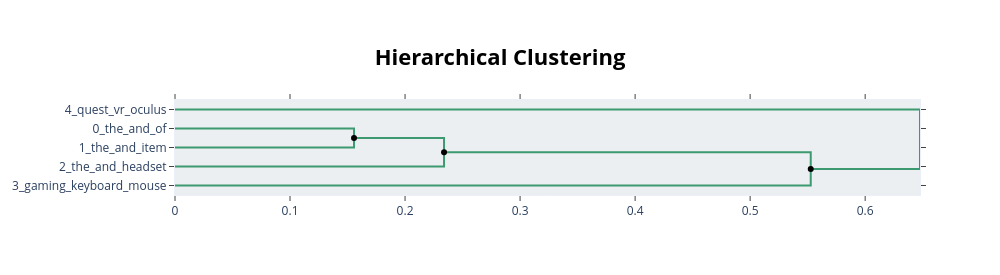

Notebook cell for this chart:
### Code cell
from scipy.cluster import hierarchy as sch
from bertopic import BERTopic
import numpy as np 
from sklearn.cluster import KMeans
from hdbscan import HDBSCAN

random_seed = np.random.seed(42)

cluster_model = KMeans(n_clusters=5,random_state=random_seed)
topic_model = BERTopic(embedding_model="all-MiniLM-L6-v2", hdbscan_model=cluster_model)
topics, probs = topic_model.fit_transform(metadata_filtered_df.source_text)

# Hierarchical topics
linkage_function = lambda x: sch.linkage(x, 'centroid', optimal_ordering=True)
mini_hierarchical_topics = topic_model.hierarchical_topics(metadata_filtered_df.source_text, linkage_function=linkage_function)

topic_model.visualize_hierarchy(hierarchical_topics=mini_hierarchical_topics)

### Figure 1 — Plotly figure (JSON) as saved in the notebook; plotly's stock layout.template omitted (floating-point values rounded to 4 significant figures)
{"data": [{"hoverinfo": "text", "marker": {"color": "rgb(61,153,112)"}, "mode": "lines", "text": ["the_and_of_to_in", "", "", "the_and_item_to_for"], "type": "scatter", "x": [0.0, 0.1556, 0.1556, 0.0], "xaxis": "x", "y": [-15.0, -15.0, -25.0, -25.0], "yaxis": "y"}, {"hoverinfo": "text", "marker": {"color": "rgb(61,153,112)"}, "mode": "lines", "text": ["the_and_of_to_is", "", "", "the_and_headset_with_to"], "type": "scatter", "x": [0.1556, 0.2339, 0.2339, 0.0], "xaxis": "x", "y": [-20.0, -20.0, -35.0, -35.0], "yaxis": "y"}, {"hoverinfo": "text", "marker": {"color": "rgb(61,153,112)"}, "mode": "lines", "text": ["the_and_of_to_is", "", "", "gaming_keyboard_mouse_pc_keys"], "type": "scatter", "x": [0.2339, 0.5527, 0.5527, 0.0], "xaxis": "x", "y": [-27.5, -27.5, -45.0, -45.0], "yaxis": "y"}, {"hoverinfo": "text", "marker": {"color": "rgb(61,153,112)"}, "mode": "lines", "text": ["quest_vr_oculus_meta_reality", "", "", "the_and_of_to_is"], "type": "scatter", "x": [0.0, 0.6477, 0.6477, 0.5527], "xaxis": "x", "y": [-5.0, -5.0, -36.25, -36.25], "yaxis": "y"}, {"hoverinfo": "text", "hovertext": ["the_and_of_to_is", "the_and_of_to_is"], "marker": {"color": "black"}, "mode": "markers", "showlegend": false, "type": "scatter", "x": [0.1556, 0.2339], "y": [-20, -27.5]}, {"hoverinfo": "text", "hovertext": ["the_and_of_to_is"], "marker": {"color": "black"}, "mode": "markers", "showlegend": false, "type": "scatter", "x": [0.5527], "y": [-36.25]}], "layout": {"autosize": false, "height": 275, "hoverlabel": {"bgcolor": "white", "font": {"family": "Rockwell", "size": 16}}, "hovermode": "closest", "plot_bgcolor": "#ECEFF1", "showlegend": false, "title": {"font": {"color": "Black", "size": 22}, "text": "<b>Hierarchical Clustering</b>", "x": 0.5, "xanchor": "center", "yanchor": "top"}, "width": 1000, "xaxis": {"mirror": "allticks", "rangemode": "tozero", "showgrid": false, "showline": true, "showticklabels": true, "ticks": "outside", "type": "linear", "zeroline": false}, "yaxis": {"mirror": "allticks", "range": [-50, 0], "rangemode": "tozero", "showgrid": false, "showline": true, "showticklabels": true, "tickmode": "array", "ticks": "outside", "ticktext": ["4_quest_vr_oculus", "0_the_and_of", "1_the_and_item", "2_the_and_headset", "3_gaming_keyboard_mouse"], "tickvals": [-5, -15, -25, -35, -45], "type": "linear", "zeroline": false}}}
